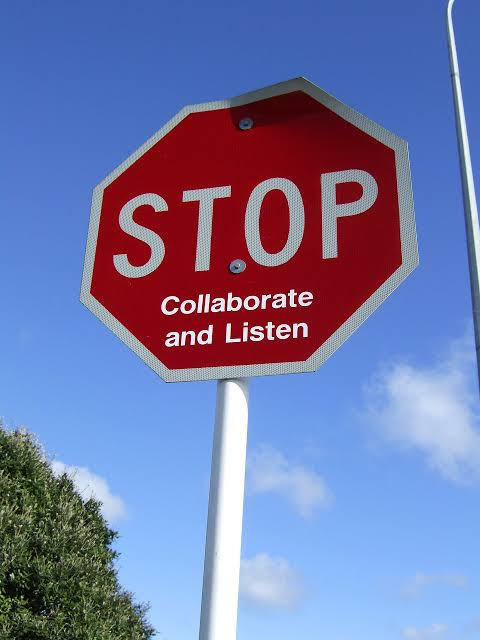
#> input picture CV/Week 3 (Image Processing part-1)/Media/M3/stop.jpg, 480 x 640 px, found by its file name
$ jupyter execute '3.03 Image Filtering _ Convolution.ipynb'
#> lines starting #> are read from the running program, lines starting #| are printed output that depends on the picture
# <center> <font style="color:rgb(100,109,254)">Image Filtering & Convolution</font>  <center>

#  <font style="color:rgb(134,19,348)">Image Filtering </font>

In computer vision we often convolve an image with a kernel/filter to transform an image or search for something.

A 2d kernel or filter is just a n by n matrix which goes over each patch of the image, A patch is simply a small n by n region of the image centered around the pixel.

You can see below a 3 by 3 patch around the pixel valued 47 (Which is the origin or center pixel for that patch)

Now an image can have either low frequency information or high frequency information.

`Low Frequency Information`: **An image contains low Freq information if its smooth and there is not much texture to be found.**

`High Frequency Information`: **On the other hand An image contains high Freq information if it has a lot of texture (corners, edges etc).**

Now based on what we want to do, we can perform two types of filtering.

`Low Pass Filtering:` **image blurring/smoothing falls into this category, If you blur the image, you're smoothing out the texture. As the name implies, low pass filtering lets lower frequency information pass and blocks the higher frequency information.**

`High Pass Filtering:` **Things like Image sharpening & edge enhancement falls into this category, As the name  implies, low frequency information is blocked and high frequency information is passed  in this.**

You can see below an animation of what happens when a sharpening convolution or a high pass filter is applied. See how a kernel is multiplied by the whole patch of the image (3x3 in this case) and then averaged and the result is put back in place of origin in a new output image.

<small>Michael Plotke [<a href="https://creativecommons.org/licenses/by-sa/3.0">CC BY-SA 3.0</a>]</small>

**Note:** For Color images the above convolution operation is performed on each channel seperately

Now in the above GIF when the kernel goes through the image, you may notice something funny going on at the boundaries, as the kernel moves through the whole image the origin of the kernel goes through the corners and the edges and in those cases the kernel will go outside of the image and so to handle those cases we can do several things.

- `Ignore boundary pixels:`  **If we just ignore the boundary pixels, the output image will be slightly smaller than the input image.**

- `Zero padd:` **We can pad the input image with zeros at the boundary pixels to make it larger, (the amount of padding will depend upon the size of the kernel) and then perform convolution.**

- `Replicate border:` **Another option is to replicate the boundary pixels of the image and then perform the convolution on this new larger image.**

- `Reflect border:` **Another option is to Reflect the border which makes a smooth intensity transition of pixels at the boundary.**

By default OpenCV Reflects border. And as you can also see in the animation the border is being reflected.

<big>**Note:**</big> Technically speaking the convolution operation described above is actually called Correlation which is pretty similar to convolution with just one difference. In convolution, the kernel is rotated 180 degrees before doing the correlation operation. When the kernel is symmetric, ( which is the case in most of the computer vision & image processing applications correlation and convolution are essentially the same.

Now Generally there are two types of filters

`Linear Filters:`  Now most of these filters are linear filters and they do some linear Combination with the center and the surrounding pixels of the patch. This combination can be as simple as adding all of them up or some sort of multiplication scheme.
Linear Equation Example:
$$
y = ax + c
$$

As you can see the above equation is the equation of a line , the powers of variables is not greater than 1 and thus its linear.

`Non-Linear Filters:` These filters perform non Linear mathematical operations with the filter and the patch. Some Non Linear Equations are:
$$
z = ax^2 + by2 \\
z = ax + by^{3} \\
$$

Remember anything that does not produce a straight line is not linear

[cell 1]
import cv2
import matplotlib.pyplot as plt
import numpy as np

## <font style="color:rgb(134,19,348)">Running a Low Pass Filter in Opencv </font>

Fortunately OpenCV already has a function called `cv2.filter2D()` which is used to perform convolutions on the image on the given image.

[```dst = cv2.filter2D(src, ddepth, kernel[, dst[, anchor[, delta[, borderType]]]])```](https://docs.opencv.org/4.2.0/d4/d86/group__imgproc__filter.html#ga27c049795ce870216ddfb366086b5a04)

- **`src`**	input image.
- **`dst`**	output image of the same size and the same number of channels as src.
- **`ddepth`**	desired depth of the destination image.
- **`kernel`**	convolution kernel (or rather a correlation kernel), a single-channel floating point matrix; if you want to apply different kernels to different channels, split the image into separate color planes using split and process them individually.
- **`anchor`**	anchor of the kernel that indicates the relative position of a filtered point within the kernel; the anchor should lie within the kernel; default value (-1,-1) means that the anchor is at the kernel center.
- **`delta`**	optional value added to the filtered pixels before storing them in dst.
- **`borderType`**	pixel extrapolation method.

The anchor point, delta and at times borderType are mostly left to their default values

### <font style="color:rgb(134,19,348)">Making a Kernel  </font>
Now before we run the kernel/filter over the image we need to construct it first, since we're planning on running a simple smoothing filter, lets construct a kernel with `np.ones` and multiply by a constant value, In this kernel all the values will be same and so its also called the box kernel and we will also divide all the values by the size of the kernel (in our case its 5x5 = 25) We do this because we want all values to sum upto `1` , this will ensure the brightness in the final image stays same, otherwise you will have an image that is n by n times higher in intensity than the original image.

[cell 2]
kernel_size = 5

# Create a 5*5 kernel of ones dived by total sum
kernel = np.ones((kernel_size, kernel_size), dtype=np.float32) / kernel_size**2

print (kernel)

###  <font style="color:rgb(134,19,348)">Applying Filter </font>
Now lets pass this kernel in the `filte2D` Function.

**Notice** that we pass in ddepth as `-1`, this means that the output should have the same depth as input i.e. `uint8`

[cell 3]
image = cv2.imread('media/M3/stop.jpg')
#> image is the input picture: shape (640, 480, 3); mean B, G, R 167.9, 120.7, 114.2

final_image = cv2.filter2D(image, -1, kernel)
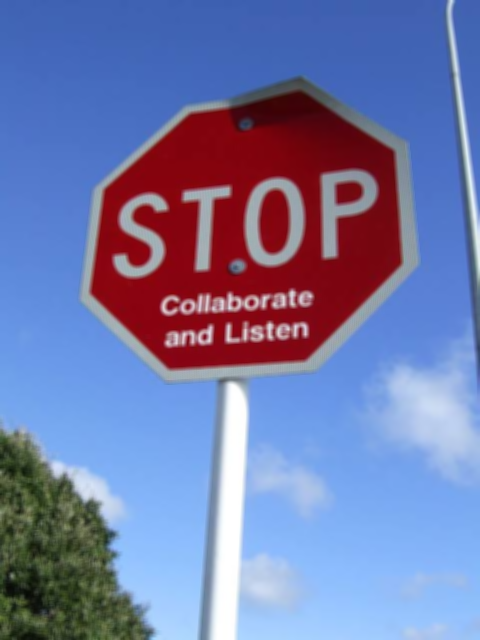
#> final_image: shape (640, 480, 3); mean B, G, R 167.9, 120.7, 114.2

plt.figure(figsize=[13,13])
plt.subplot(121);plt.imshow(image[:,:,::-1]);plt.title("Original Image",fontdict={'fontsize': 25});plt.axis('off');
plt.subplot(122);plt.imshow(final_image[:,:,::-1]);plt.title("Blurred Image",fontdict={'fontsize': 25});plt.axis('off');
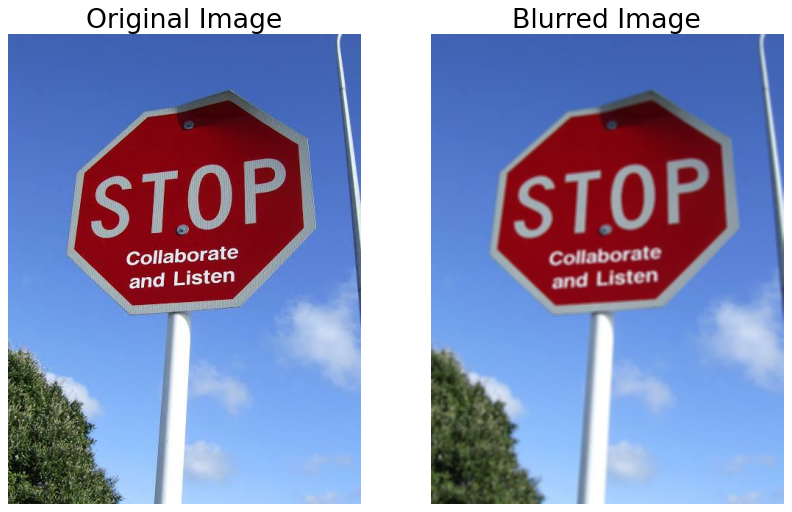
#> figure drawn by matplotlib, 2 panels

##  <font style="color:rgb(134,19,348)">Running a High Pass Filter in Opencv</font>
Now lets make a sharpening filter and run it through the image.
We will use a sharpening filter, now the values for this filter was mathematically computed, the intuition is this:
- Blur the image.
- subtract the blur image from the original to obtain the high freq information.
- Now put the high frequency information back in the image and control the amount using a constant parameter.

Now all of the above can be accomplished by running a single kernel (constant was taken as 1)

[cell 4]
kernel = np.array([ [0,-1,0],
                    [-1,5,-1],
                    [0,-1,0]  ] , dtype="int")

print (kernel)

[cell 5]
image = cv2.imread('media/M3/stop.jpg')

final_image = cv2.filter2D(image, -1, kernel)
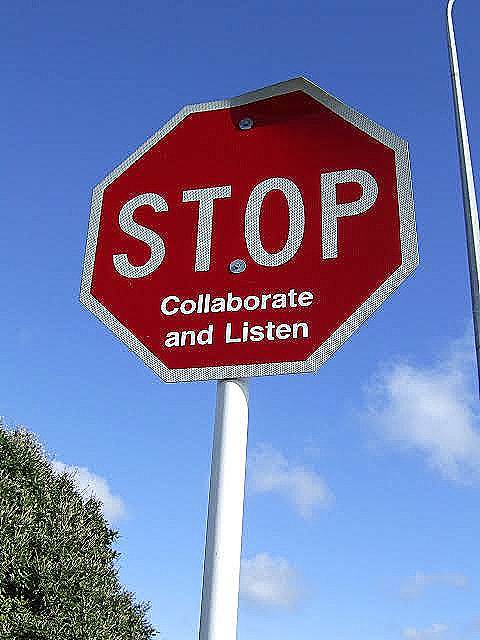
#> final_image: shape (640, 480, 3); mean B, G, R 169.2, 121.9, 114.6

plt.figure(figsize=[13,13])
plt.subplot(121);plt.imshow(image[:,:,::-1]);plt.title("Original Image",fontdict={'fontsize': 25});plt.axis('off');
plt.subplot(122);plt.imshow(final_image[:,:,::-1]);plt.title("Sharp Image",fontdict={'fontsize': 25});plt.axis('off');
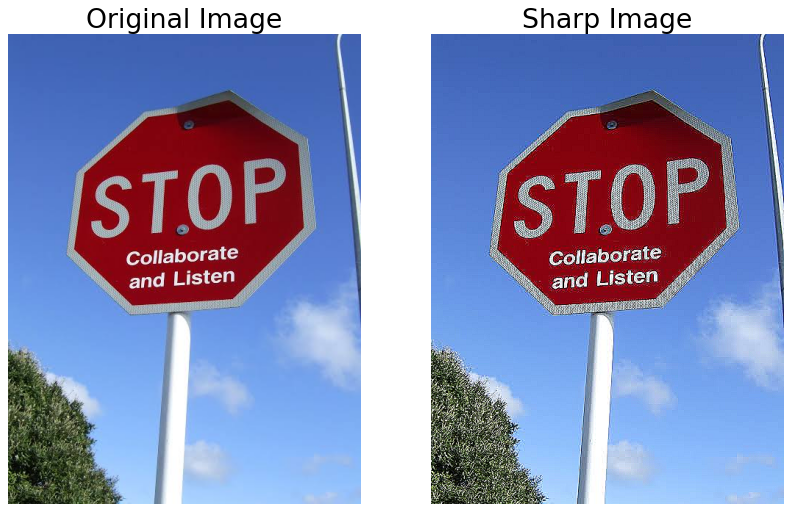
#> figure drawn by matplotlib, 2 panels

$ run again, with CV/Week 3 (Image Processing part-1)/Media/M3/MsWatson.jpg copied over CV/Week 3 (Image Processing part-1)/Media/M3/stop.jpg
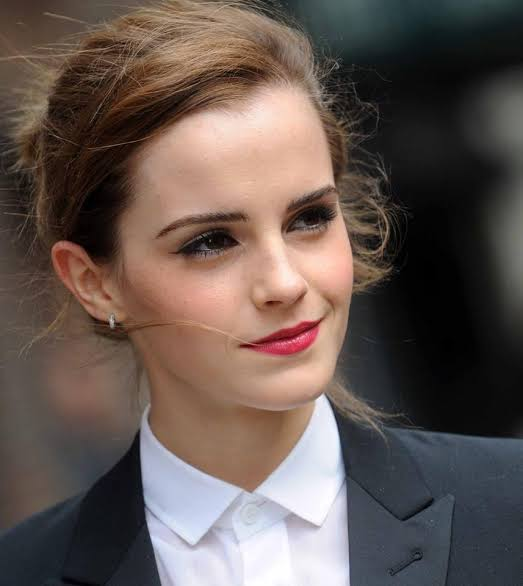
#> input picture CV/Week 3 (Image Processing part-1)/Media/M3/MsWatson.jpg, 523 x 586 px, found by its file name
#> image is the input picture: shape (586, 523, 3); mean B, G, R 80.9, 86.4, 100.2
#> `[cell 3] image = cv2.imread('media/M3/stop.jpg')  final_image = cv2.fi..`:
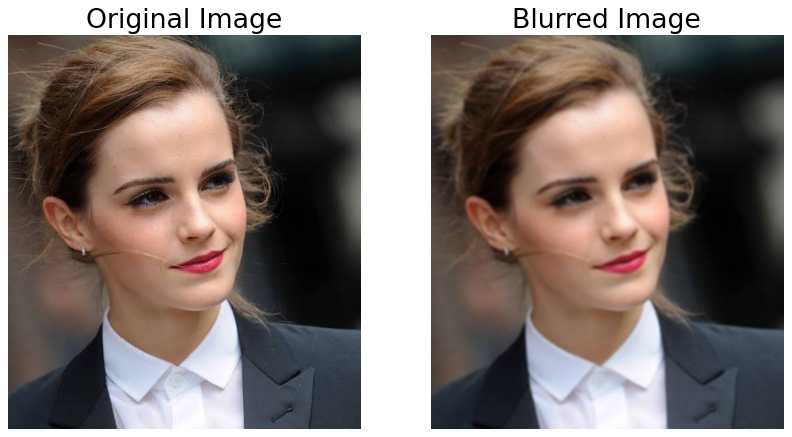
#> figure drawn by matplotlib, 2 panels

$ run again, with CV/Week 3 (Image Processing part-1)/Media/M3/bright.jpg copied over CV/Week 3 (Image Processing part-1)/Media/M3/stop.jpg
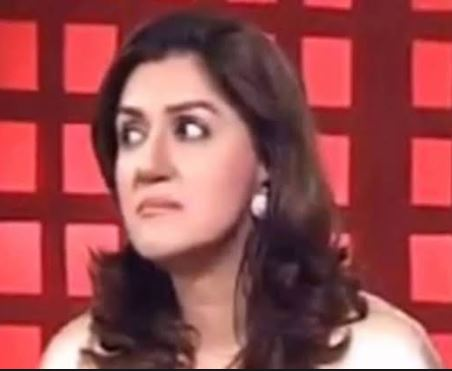
#> input picture CV/Week 3 (Image Processing part-1)/Media/M3/bright.jpg, 452 x 371 px, found by its file name
#> image is the input picture: shape (371, 452, 3); mean B, G, R 77.8, 74.9, 154.2
#> `[cell 3] image = cv2.imread('media/M3/stop.jpg')  final_image = cv2.fi..`:
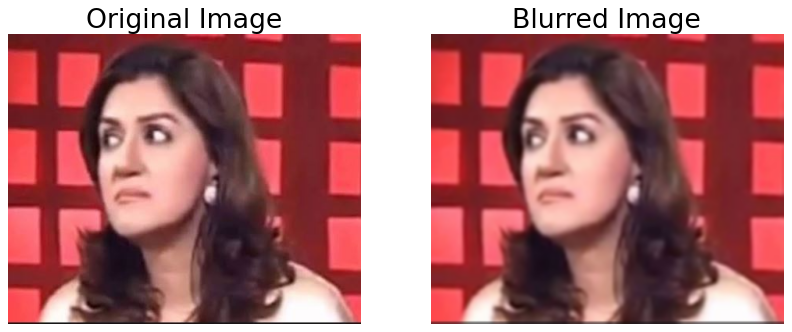
#> figure drawn by matplotlib, 2 panels
